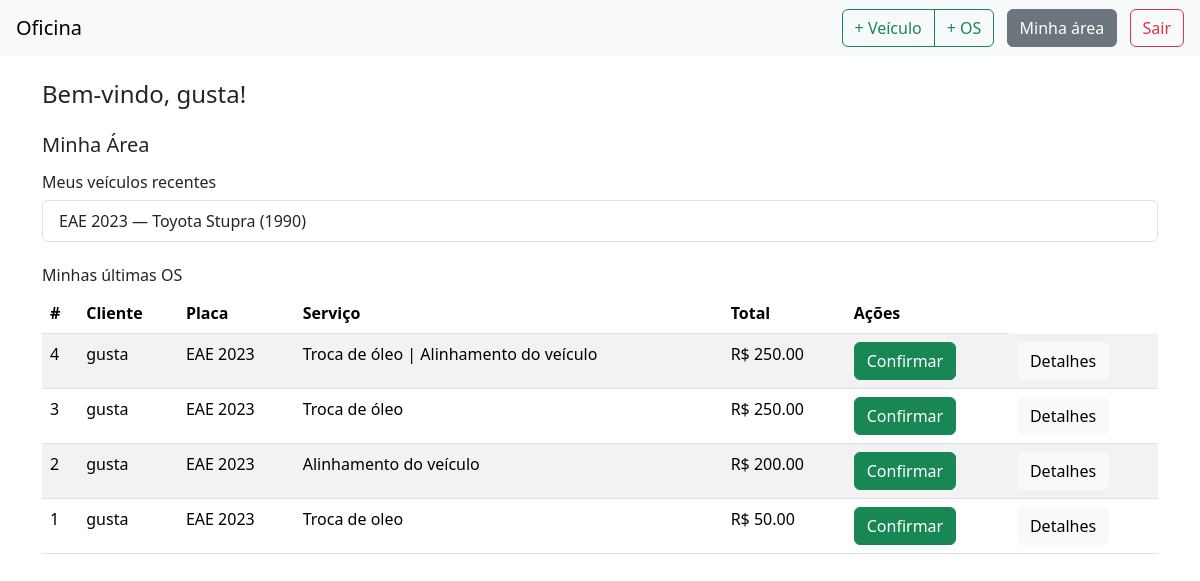
/area/ (signed in), run on an earlier commit of the app's database.
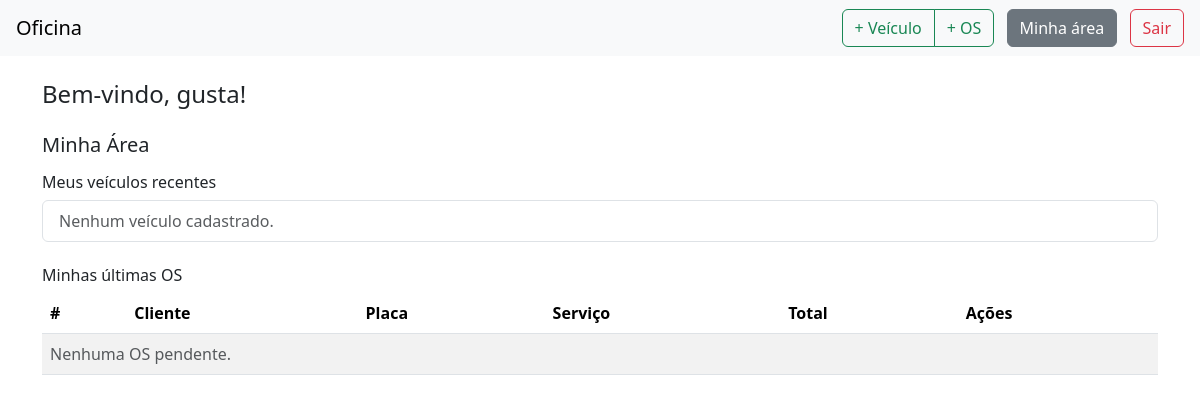
And on a later commit of the database.
### core/models.py (models this page shows, shortened)
class TimeStamped(models.Model):
    created_at = models.DateTimeField(auto_now_add=True)
    updated_at = models.DateTimeField(auto_now=True)
    class Meta:
        abstract = True  # não cria tabela, só serve pra herança

class Vehicle(TimeStamped):
    owner = models.ForeignKey(User, on_delete=models.CASCADE, related_name="vehicles")
    plate = models.CharField("Placa", max_length=10, unique=True)
    make = models.CharField("Marca", max_length=60)
    model = models.CharField(max_length=80)
    year = models.PositiveIntegerField()
    notes = models.TextField(blank=True)

class WorkOrder(TimeStamped):
    STATUS = [
        ("open", "Aberta"),
        ("in_progress", "Em execução"),
        ("done", "Concluída"),
        ("canceled", "Cancelada"),
    ]
    title = models.CharField("Título da OS", max_length=100, blank=True, default="")
    vehicle = models.ForeignKey(Vehicle, on_delete=models.CASCADE, related_name="work_orders")
    opened_by = models.ForeignKey(User, on_delete=models.SET_NULL, null=True, blank=True, related_name="opened_orders")
    assigned_mechanic = models.ForeignKey(Mechanic, on_delete=models.SET_NULL, null=True, blank=True, related_name="orders")
    status = models.CharField(max_length=20, choices=STATUS, default="open")
    opened_at = models.DateTimeField(default=timezone.now)
    closed_at = models.DateTimeField(null=True, blank=True)
    notes = models.TextField(blank=True)
    customer_confirmed = models.BooleanField(default=False)  # cliente confirma a OS
    @property
    def total(self):
        return round(sum(wi.subtotal for wi in self.items.all()), 2)

class WorkItem(TimeStamped):
    workorder = models.ForeignKey(WorkOrder, on_delete=models.CASCADE, related_name="items")
    service = models.ForeignKey(Service, on_delete=models.PROTECT, related_name="work_items")
    quantity = models.PositiveIntegerField(default=1, validators=[MinValueValidator(1)])
    unit_price = models.DecimalField(max_digits=10, decimal_places=2, validators=[MinValueValidator(0)])
    @property
    def subtotal(self):
        return round(self.quantity * self.unit_price, 2)

### core/views.py (the view)
# urls.py: path("area/", views.user_area, name="user_area"),
@login_required
@login_required
def user_area(request):
    vehicles = (
        Vehicle.objects
        .filter(owner=request.user)
        .order_by("-created_at")[:5]
    )
    orders = (
        WorkOrder.objects
        .filter(vehicle__owner=request.user, customer_confirmed=False)  # <--
        .select_related("vehicle", "vehicle__owner", "assigned_mechanic")
        .order_by("-created_at")[:5]
    )
    context = {
        "vehicles": vehicles,
        "orders": orders,
        "username": request.user.username,
    }
    return render(request, "user_area.html", context)

### templates/user_area.html (shortened to what this page needs)
{% extends "base.html" %}
{% block content %}
<h1 class="h4 mb-3">Bem-vindo, {{ username }}!</h1>
<h2 class="h5 mt-4">Minha Área</h2>
<h3 class="h6 mt-3">Meus veículos recentes</h3>
<ul class="list-group mb-4">
  {% for v in vehicles %}
    <li class="list-group-item">{{ v.plate }} — {{ v.make }} {{ v.model }} ({{ v.year }})</li>
  {% empty %}
    <li class="list-group-item text-muted">Nenhum veículo cadastrado.</li>
  {% endfor %}
</ul>
<h3 class="h6">Minhas últimas OS</h3>
<table class="table table-striped">
  <thead>
    <tr>
      <th>#</th>
      <th>Cliente</th>
      <th>Placa</th>
      <th>Serviço</th>
      <th>Total</th>
      <th>Ações</th>
    </tr>
  </thead>
  <tbody id="tbody-os">
  {% for os in orders %}
    <tr id="os-{{ os.id }}">
      <td>{{ os.id }}</td>
      <td>
        {% if os.vehicle.owner.get_full_name %}
          {{ os.vehicle.owner.get_full_name }}
        {% else %}
          {{ os.vehicle.owner.username }}
        {% endif %}
      </td>
      <td>{{ os.vehicle.plate }}</td>
      <td>{{ os.title|default:"—" }}</td>
      <td>R$ {{ os.total|floatformat:2 }}</td>
      <td>
        {% if os.customer_confirmed %}
          <button class="btn btn-secondary" disabled>Confirmado</button>
        {% else %}
          <button class="btn btn-success btn-confirmar" data-id="{{ os.id }}">
            Confirmar
          </button>
        {% endif %}
      </td>
      <td>
        <button class="btn btn-light btn-detalhes" data-id="{{ os.id }}">Detalhes</button>
      </td>
    </tr>
  {% empty %}
    <tr><td colspan="6" class="text-muted">Nenhuma OS pendente.</td></tr>
  {% endfor %}
  </tbody>
</table>
{% endblock %}

### templates/base.html (shortened to what this page needs)
<!doctype html>
<html lang="pt-br">
<head>
  <link href="https://cdn.jsdelivr.net/npm/bootstrap@5.3.3/dist/css/bootstrap.min.css" rel="stylesheet">
</head>
<body>
<nav class="navbar navbar-expand-lg bg-body-tertiary px-3">
  <a class="navbar-brand" href="/">Oficina</a>
  <div class="ms-auto">
    {% if user.is_authenticated %}
      {% if user.is_superuser %}
        <div class="btn-group me-2">
          <a class="btn btn-outline-success" href="{% url 'vehicle_create' %}">+ Veículo</a>
          <a class="btn btn-outline-success" href="{% url 'workorder_create' %}">+ OS</a>
        </div>
      {% endif %}
      <a class="btn btn-secondary me-2" href="{% url 'user_area' %}">Minha área</a>
      <button class="btn btn-outline-danger" data-bs-toggle="modal" data-bs-target="#logoutModal">Sair</button>
    {% else %}
      <a class="btn btn-outline-primary me-2" href="{% url 'login' %}">Entrar</a>
      <a class="btn btn-primary" href="{% url 'signup' %}">Cadastrar</a>
  {% endif %}
  </div>
</nav>
<div class="container py-4">
  {% block content %}{% endblock %}
</div>
</body>
</html>

What changed in the data, as far as the page shows it:
removed Vehicle: plate "EAE 2023", make "Toyota", model "Stupra", year "1990"
removed WorkOrder: id "4", vehicle.owner.username "gusta", vehicle.plate "EAE 2023", title "Troca de óleo | Alinhamento do veículo", total "250.00"
removed WorkOrder: id "3", vehicle.owner.username "gusta", vehicle.plate "EAE 2023", title "Troca de óleo", total "250.00"
removed WorkOrder: id "2", vehicle.owner.username "gusta", vehicle.plate "EAE 2023", title "Alinhamento do veículo", total "200.00"
removed WorkOrder: id "1", vehicle.owner.username "gusta", vehicle.plate "EAE 2023", title "Troca de oleo", total "50.00"
Also different on the page:
text now shown: "Nenhum veículo cadastrado. Nenhuma OS pendente."
